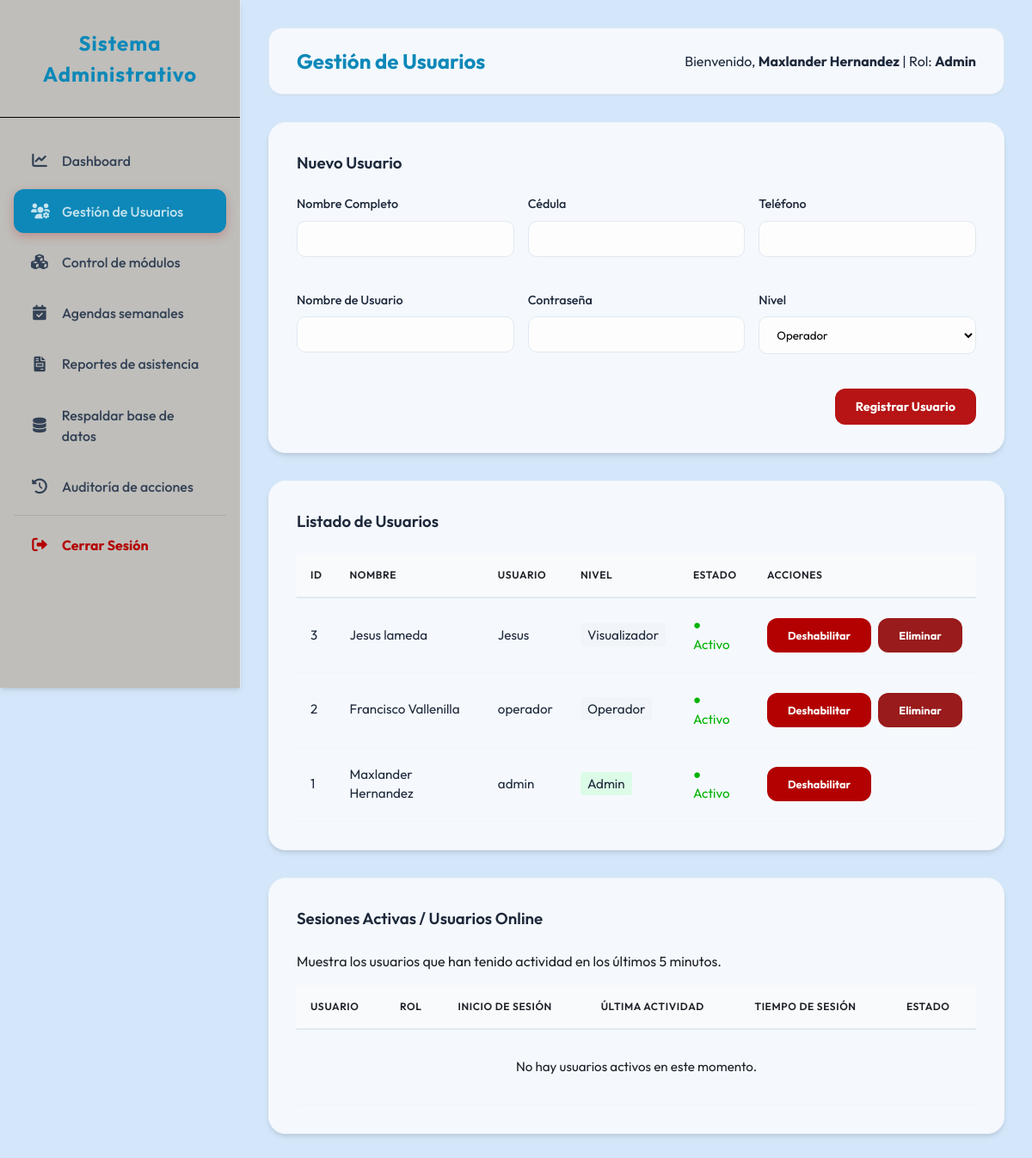
The app's page /admin/usuarios.php (signed in), older data.
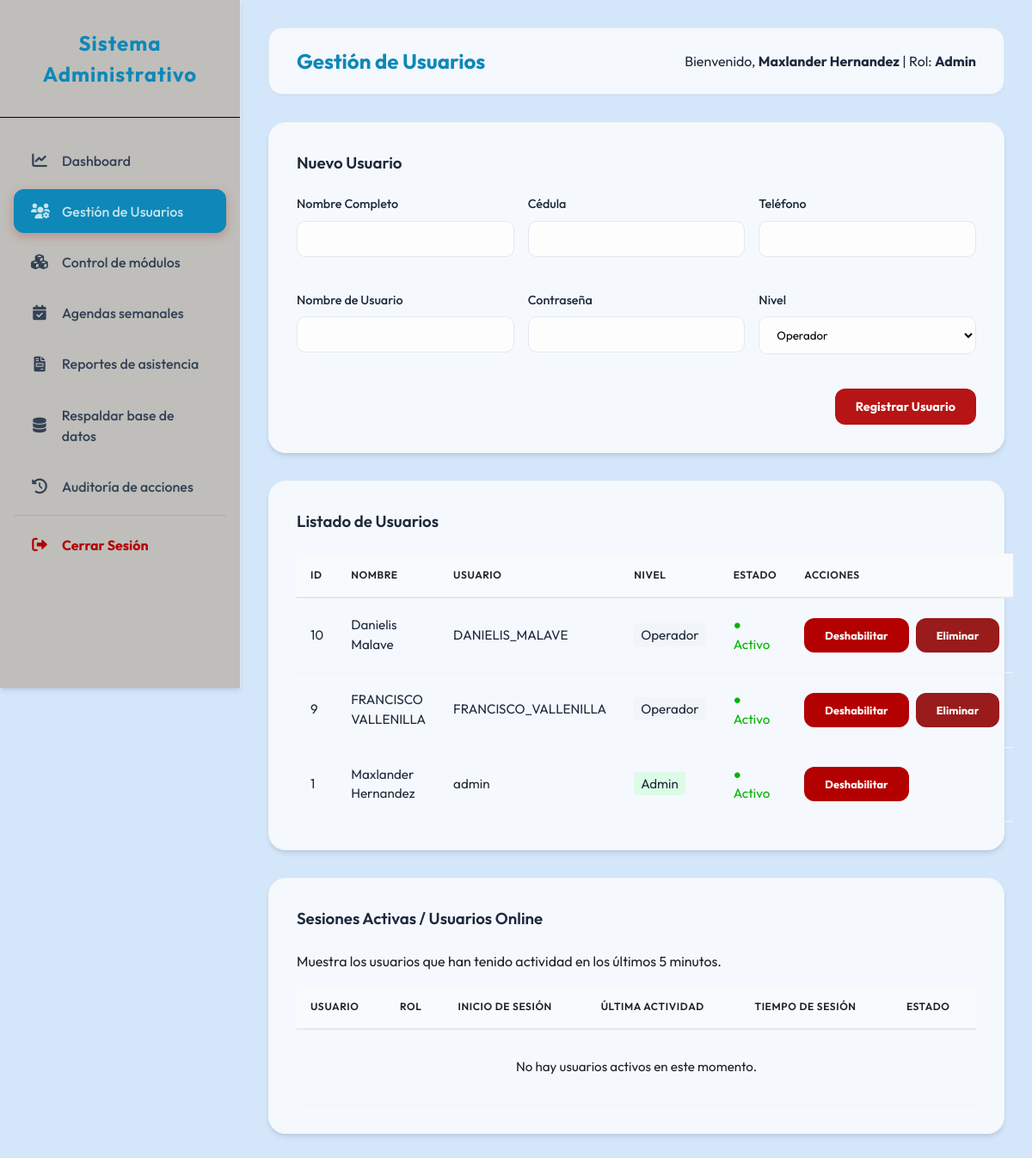
The same page, newer data.
### tables this page shows
CREATE TABLE `usuarios` (
  `ID_USUARIO` int(11) NOT NULL AUTO_INCREMENT,
  `NOMBRE_COMPLETO` varchar(100) NOT NULL,
  `CEDULA` varchar(20) NOT NULL,
  `TELEFONO` varchar(15) NOT NULL,
  `NOMBRE_USUARIO` varchar(50) NOT NULL,
  `CONTRASENA` varchar(255) NOT NULL,
  `NIVEL` enum('admin','operador','visualizador') DEFAULT 'operador',
  `ACTIVO` tinyint(1) DEFAULT 1,
  `TOKEN_RECUPERACION` varchar(255) DEFAULT NULL,
  `TOKEN_EXPIRA` datetime DEFAULT NULL,
  `ULTIMA_CONEXION` datetime DEFAULT NULL,
  `ULTIMA_ACTIVIDAD` datetime DEFAULT NULL,
  `CREADO_EN` timestamp NOT NULL DEFAULT current_timestamp(),
  PRIMARY KEY (`ID_USUARIO`),
  UNIQUE KEY `CEDULA` (`CEDULA`),
  UNIQUE KEY `NOMBRE_USUARIO` (`NOMBRE_USUARIO`)
);

### admin/usuarios.php (the view, shortened to what this page needs)
<?php
require_once __DIR__ . '/../includes/layout_header.php';
require_once __DIR__ . '/../includes/auth.php';
$usuarios = $pdo->query("SELECT * FROM USUARIOS ORDER BY ID_USUARIO DESC")->fetchAll();
?>
<div class="card">
    <h3>Nuevo Usuario</h3>
    <form method="POST" style="margin-top: 1rem; display: grid; grid-template-columns: repeat(3, 1fr); gap: 1rem;">
        <div class="form-group">
            <label>Nombre Completo</label>
            <input type="text" name="nombre_completo" required>
        </div>
        <div class="form-group">
            <label>Cédula</label>
            <input type="text" name="cedula" required>
        </div>
        <div class="form-group">
            <label>Teléfono</label>
            <input type="text" name="telefono" required>
        </div>
        <div class="form-group">
            <label>Nombre de Usuario</label>
            <input type="text" name="nombre_usuario" required>
        </div>
        <div class="form-group">
            <label>Contraseña</label>
            <input type="password" name="contrasena" required>
        </div>
        <div class="form-group">
            <label>Nivel</label>
            <select name="nivel">
                <option value="operador">Operador</option>
            </select>
        </div>
        <div style="grid-column: span 3; text-align: right;">
            <button type="submit" class="btn btn-primary">Registrar Usuario</button>
        </div>
    </form>
</div>
<div class="card">
    <h3>Listado de Usuarios</h3>
    <table>
        <thead>
            <tr>
                <th>ID</th>
                <th>Nombre</th>
                <th>Usuario</th>
                <th>Nivel</th>
                <th>Estado</th>
                <th>Acciones</th>
            </tr>
        </thead>
        <tbody>
            <?php foreach ($usuarios as $u): ?>
            <tr>
                <td data-label="ID"><?php echo $u['ID_USUARIO']; ?></td>
                <td data-label="Nombre"><?php echo $u['NOMBRE_COMPLETO']; ?></td>
                <td data-label="Usuario"><?php echo $u['NOMBRE_USUARIO']; ?></td>
                <td data-label="Nivel"><span class="badge" style="background: <?php echo $u['NIVEL'] == 'admin' ? '#dcfce7' : '#f1f5f9'; ?>; padding: 4px 8px; border-radius: 4px;"><?php echo ucfirst($u['NIVEL']); ?></span></td>
                <td data-label="Estado">
                    <?php if ($u['ACTIVO']): ?>
                        <span style="color: var(--success);">● Activo</span>
                    <?php else: ?>
                        <span style="color: var(--danger);">● Inactivo</span>
                    <?php endif; ?>
                </td>
                <td data-label="Acciones">
                    <div style="display: flex; gap: 0.5rem;">
                        <form method="POST" style="display: inline;">
                            <button type="submit" class="btn <?php echo $u['ACTIVO'] ? 'btn-danger' : 'btn-success'; ?>" style="font-size: 0.8rem;">
                                <?php echo $u['ACTIVO'] ? 'Deshabilitar' : 'Habilitar'; ?>
                            </button>
                        </form>
                        <?php if ($u['ID_USUARIO'] != $_SESSION['user_id']): ?>
                        <form method="POST" style="display: inline;" onsubmit="return confirm('¿Seguro que desea eliminar a este usuario?')">
                            <button type="submit" class="btn btn-danger" style="font-size: 0.8rem; background: #991b1b;">Eliminar</button>
                        </form>
                        <?php endif; ?>
                    </div>
                </td>
            </tr>
            <?php endforeach; ?>
        </tbody>
    </table>
</div>
<div class="card">
    <h3>Sesiones Activas / Usuarios Online</h3>
    <p style="color: var(--text-light); margin-bottom: 1rem;">Muestra los usuarios que han tenido actividad en los últimos 5 minutos.</p>
    <table>
        <thead>
            <tr>
                <th>Usuario</th>
                <th>Rol</th>
                <th>Inicio de Sesión</th>
                <th>Última Actividad</th>
                <th>Tiempo de Sesión</th>
                <th>Estado</th>
            </tr>
        </thead>
        <tbody>
            <?php
            $online_users = $pdo->query("SELECT * FROM USUARIOS WHERE ULTIMA_ACTIVIDAD >= DATE_SUB(NOW(), INTERVAL 5 MINUTE) ORDER BY ULTIMA_ACTIVIDAD DESC")->fetchAll();
            ?>
            <?php if (empty($online_users)): ?>
            <tr>
                <td colspan="6" style="text-align: center; padding: 2rem; color: var(--text-light);">No hay usuarios activos en este momento.</td>
            </tr>
            <?php endif; ?>
        </tbody>
    </table>
</div>
<?php require_once __DIR__ . '/../includes/layout_footer.php'; ?>

Row changes from the older to the newer data that the page shows:
removed usuarios: ID_USUARIO "3", NOMBRE_COMPLETO "Jesus lameda", NOMBRE_USUARIO "Jesus", NIVEL "Visualizador", ACTIVO "● Activo"
removed usuarios: ID_USUARIO "2", NOMBRE_COMPLETO "Francisco Vallenilla", NOMBRE_USUARIO "operador", NIVEL "Operador", ACTIVO "● Activo"
added usuarios: ID_USUARIO "10", NOMBRE_COMPLETO "Danielis Malave", NOMBRE_USUARIO "DANIELIS_MALAVE", NIVEL "Operador", ACTIVO "● Activo"
added usuarios: ID_USUARIO "9", NOMBRE_COMPLETO "FRANCISCO VALLENILLA", NOMBRE_USUARIO "FRANCISCO_VALLENILLA", NIVEL "Operador", ACTIVO "● Activo"
